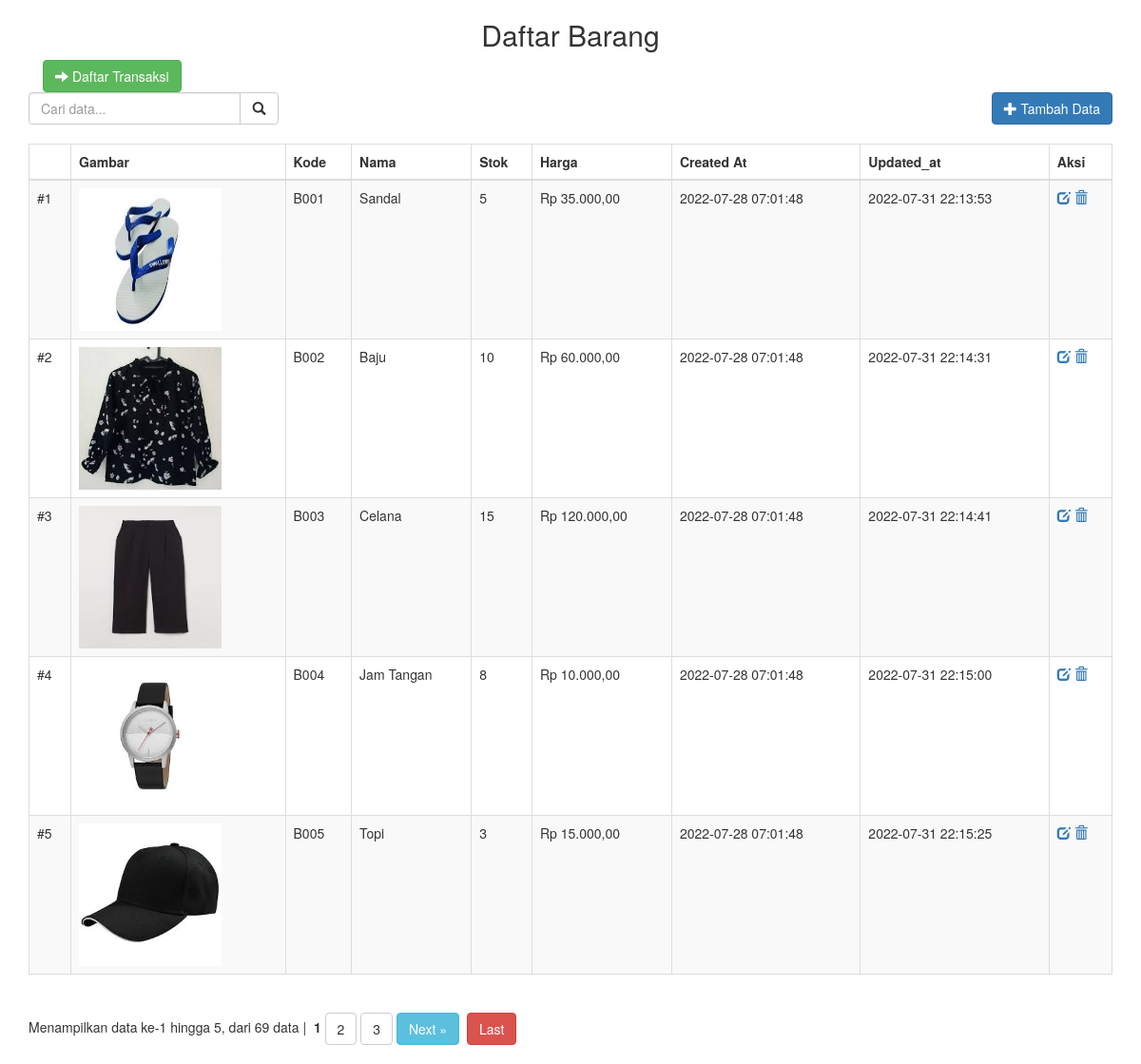
The page / on the database its author committed.
### tables this page shows
CREATE TABLE `barang` (
  `id` int(11) NOT NULL,
  `gambar_barang` text NOT NULL,
  `kode_barang` char(4) NOT NULL,
  `nama_barang` varchar(100) NOT NULL,
  `harga_barang` int(11) NOT NULL,
  `stok` int(11) NOT NULL,
  `created_at` datetime NOT NULL,
  `updated_at` datetime NOT NULL
);

### DBcon.class.php (called while the page is built, shortened)
<?php
class DBcon{
    private $dbHost     = "localhost";
    private $dbUsername = "root";
    private $dbPassword = "";
    private $dbName     = "toko";
    public function __construct(){
        if(!isset($this->db)){
            $conn = new mysqli($this->dbHost, $this->dbUsername, $this->dbPassword, $this->dbName);
            if($conn->connect_error){
                die("Failed to connect with MySQL: " . $conn->connect_error);
            }else{
                $this->db = $conn;
            }
        }
    }
    public function getRows($table, $conditions = array()){
        $sql = 'SELECT ';
        $sql .= array_key_exists("select", $conditions)?$conditions['select']:'*';
        $sql .= ' FROM '.$table;
        if(array_key_exists("order_by", $conditions)){
            $sql .= ' ORDER BY '.$conditions['order_by'];
        }
        if(array_key_exists("start", $conditions) && array_key_exists("limit", $conditions)){
            $sql .= ' LIMIT '.$conditions['start'].','.$conditions['limit'];
        }elseif(!array_key_exists("start", $conditions) && array_key_exists("limit", $conditions)){
            $sql .= ' LIMIT '.$conditions['limit'];
        }
        $result = $this->db->query($sql);
        if(array_key_exists("return_type", $conditions) && $conditions['return_type'] != 'all'){
            switch($conditions['return_type']){
                case 'count':
                    $data = $result->num_rows;
                    break;
            }
        }else{
            if($result->num_rows > 0){
                while($row = $result->fetch_assoc()){
                    $data[] = $row;
                }
            }
        }
        return !empty($data)?$data:false;
    }
}

### index.php (the view, shortened to what this page needs)
<?php
require_once 'Pagination.class.php';
require_once 'DBcon.class.php';
$db = new DBcon();
$perPageLimit = 5;
$offset = !empty($_GET['page'])?(($_GET['page']-1)*$perPageLimit):0;
$searchKeyword = !empty($_GET['sq'])?$_GET['sq']:'';
$searchStr = !empty($searchKeyword)?'?sq='.$searchKeyword:'';
$searchArr = '';
$con = array(
    'like_or' => $searchArr,
    'return_type' => 'count'
);
$rowCount = $db->getRows('barang', $con);
$pagConfig = array(
    'baseURL' => 'index.php'.$searchStr,
    'totalRows' => $rowCount,
    'perPage' => $perPageLimit
);
$pagination = new Pagination($pagConfig);
$con = array(
    'like_or' => $searchArr,
    'start' => $offset,
    'limit' => $perPageLimit,
    'order_by' => 'id ASC',
);
$barangs = $db->getRows('barang', $con);
?>
<!DOCTYPE html>
<html lang="en">
<head>
    <link rel="stylesheet" href="https://maxcdn.bootstrapcdn.com/bootstrap/3.3.6/css/bootstrap.min.css">
</head>
<body>
    <div class="container">
        <h2 style="text-align: center;">Daftar Barang</h2>
        <div class=" buttonkembali" style="text-align: left;">
            <span class="panel-heading"><a href="transaksi_index.php" title="Ke Daftar Transaksi" class="btn btn-success"><i class="glyphicon glyphicon-arrow-right"></i> Daftar Transaksi</a></span>
        </div>
        <div class="row">
            <div class="col-md-3 search-panel">
                <form>
                <div class="input-group">
                    <input type="text" name="sq" class="form-control" placeholder="Cari data..." value="<?php echo $searchKeyword; ?>">
                    <div class="input-group-btn">
                        <button title="Klik untuk Mencari" class="btn btn-default" type="submit">
                            <i class="glyphicon glyphicon-search"></i>
                        </button>
                    </div>
                </div>
                </form>
            </div>
            <div class="col-md-4 col-md-offset-5">
                <span class="pull-right">
                    <a href="addEdit.php" title="Klik untuk Menambah Data" class="btn btn-primary"><i class="glyphicon glyphicon-plus"></i> Tambah Data</a>
                    <br>
                </span>
            </div>
        </div>
        <table class="table table-striped table-bordered">
            <br>
            <thead>
                <tr>
                    <th></th>
                    <th>Gambar</th>
                    <th>Kode</th>
                    <th>Nama</th>
                    <th>Stok</th>
                    <th>Harga</th>
                    <th>Created At</th>
                    <th>Updated_at</th>
                    <th>Aksi</th>
                </tr>
            </thead>
            <tbody>
                <?php
                if(!empty($barangs)){ $count = 0;
                    foreach($barangs as $barang){ $count++;
                ?>
                <tr>
                    <td><?php echo '#'.$count; ?></td>
                    <td><?php  $dirUpload = "terupload/"; echo '<img src = "' . $dirUpload . $barang["gambar_barang"] .  '"width="150" height="150"' . '>' ; ?></td>
                    <td><?php echo $barang['kode_barang']; ?></td>
                    <td><?php echo $barang['nama_barang']; ?></td>
                    <td><?php echo $barang['stok']; ?></td>
                    <td><?php echo 'Rp ' . number_format($barang['harga_barang'],2,",","."); ?></td>
                    <td><?php echo $barang['created_at']; ?></td>
                    <td><?php echo $barang['updated_at']; ?></td>
                    <td>
                        <a title="Sunting" href="addEdit.php?id=<?php echo $barang['id']; ?>" class="glyphicon glyphicon-edit"></a>
                        <a title="Hapus" href="userAction.php?action_type=delete&id=<?php echo $barang['id']; ?>" class="glyphicon glyphicon-trash" onclick="return confirm('Yakin ingin Menghapus Data?')"></a>
                    </td>
                </tr>
                <?php } }else{ ?>
                <tr><td colspan="5">DATA TIDAK DITEMUKAN</td></tr>
                <?php } ?>
            </tbody>
        </table>
        <?php echo $pagination->createLinks(); ?>
    </div>
</body>
</html>

### Pagination.class.php (shortened to what this page needs)
<?php
class Pagination{
    protected $baseURL        = '';
    protected $totalRows      = '';
    protected $perPage        = 10;
    protected $numLinks       = 2;
    protected $nextLink       = 'Next &raquo;';
    protected $lastLink       = 'Last';
    protected $fullTagOpen    = '<div class="pagination">';
    protected $fullTagClose   = '</div>';
    protected $lastTagOpen    = '&nbsp;';
    protected $lastTagClose    = '';
    protected $curTagOpen    = '&nbsp;<b>';
    protected $curTagClose    = '</b>';
    protected $nextTagOpen    = '&nbsp;';
    protected $nextTagClose    = '&nbsp;';
    protected $numTagOpen    = '&nbsp;';
    protected $numTagClose    = '';
    protected $showCount    = true;
    protected $queryStringSegment = 'page';
    function createLinks(){
        $numPages = ceil($this->totalRows / $this->perPage);
        $query_string_sep = (strpos($this->baseURL, '?') === FALSE) ? '?page=' : '&amp;page=';
        $this->baseURL = $this->baseURL.$query_string_sep;
        $this->currentPage = isset($_GET[$this->queryStringSegment])?$_GET[$this->queryStringSegment]:0;
        if (!is_numeric($this->currentPage) || $this->currentPage == 0){
            $this->currentPage = 1;
        }
        $output = '';
        if ($this->showCount){
           $currentOffset = ($this->currentPage > 1)?($this->currentPage - 1)*$this->perPage:$this->currentPage;
           $info = 'Menampilkan data ke-' . $currentOffset. ' hingga ' ;
           if( ($currentOffset + $this->perPage) <= $this->totalRows )
              $info .= $this->currentPage * $this->perPage;
           else
              $info .= $this->totalRows;
           $info .= ', dari ' . $this->totalRows . ' data | ';
           $output .= $info;
        }
        $this->numLinks = (int)$this->numLinks;
        $start = (($this->currentPage - $this->numLinks) > 0) ? $this->currentPage - ($this->numLinks - 1) : 1;
        $end   = (($this->currentPage + $this->numLinks) < $numPages) ? $this->currentPage + $this->numLinks : $numPages;
        for($loop = $start -1; $loop <= $end; $loop++){
            $i = $loop;
            if($i >= 1){
                if($this->currentPage == $loop){
                    $output .= $this->curTagOpen.$loop.$this->curTagClose;
                }else{
                    $output .= $this->numTagOpen.'<a href="'.$this->baseURL.$i.'" class="btn btn-default">'.$loop.'</a>'.$this->numTagClose;
                }
            }
        }
        if($this->currentPage < $numPages){
            $i = ($this->currentPage + 1);
            $output .= $this->nextTagOpen.'<a title="Lihat Data Selanjutnya" href="'.$this->baseURL.$i.'" class="btn btn-info">'.$this->nextLink.'</a>'.$this->nextTagClose;
        }
        if(($this->currentPage + $this->numLinks) < $numPages){
            $i = $numPages;
            $output .= $this->lastTagOpen.'<a href="'.$this->baseURL.$i.'" class="btn btn-danger">'.$this->lastLink.'</a>'.$this->lastTagClose;
        }
        $output = preg_replace("#([^:])//+#", "\\1/", $output);
        $output = $this->fullTagOpen.$output.$this->fullTagClose;
        return $output;
    }
}

### rows shown on the page
barang: gambar_barang (picture), kode_barang "B001", nama_barang "Sandal", stok "5", harga_barang "35.000,00", created_at "2022-07-28 07:01:48", updated_at "2022-07-31 22:13:53"
barang: gambar_barang (picture), kode_barang "B002", nama_barang "Baju", stok "10", harga_barang "60.000,00", created_at "2022-07-28 07:01:48", updated_at "2022-07-31 22:14:31"
barang: gambar_barang (picture), kode_barang "B003", nama_barang "Celana", stok "15", harga_barang "120.000,00", created_at "2022-07-28 07:01:48", updated_at "2022-07-31 22:14:41"
barang: gambar_barang (picture), kode_barang "B004", nama_barang "Jam Tangan", stok "8", harga_barang "10.000,00", created_at "2022-07-28 07:01:48", updated_at "2022-07-31 22:15:00"
barang: gambar_barang (picture), kode_barang "B005", nama_barang "Topi", stok "3", harga_barang "15.000,00", created_at "2022-07-28 07:01:48", updated_at "2022-07-31 22:15:25"

### other values the page prints
$pagination->createLinks() "Menampilkan data ke-1 hingga 5, dari 69 data |"
$this->nextLink "Next »"
$this->lastLink "Last"
